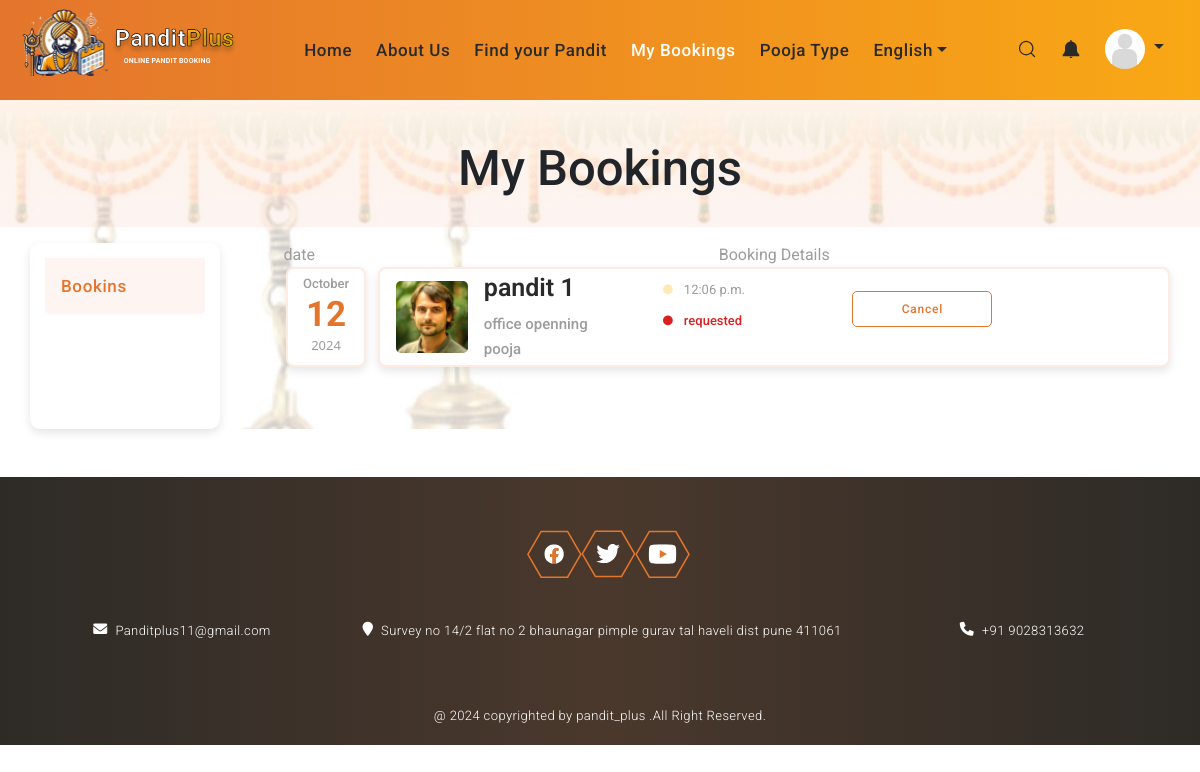
Page /my_bookings (signed in) on the earlier database version.
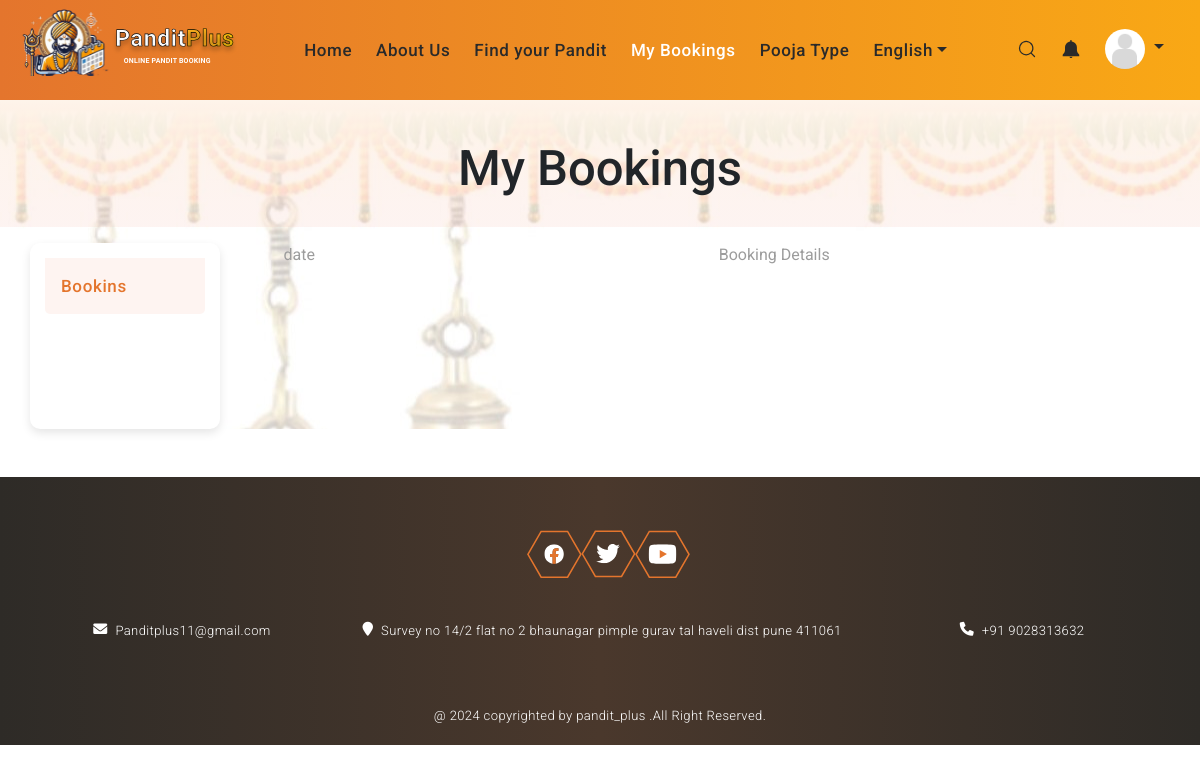
Same page on the later database version.
### pandit/models.py (models this page shows, shortened)
class booking(models.Model):
    name = models.CharField(max_length=255, blank=True, null=True)
    date = models.DateField(auto_now=False, auto_now_add=False, blank=True, null=True)
    time = models.TimeField(auto_now=False, auto_now_add=False, blank=True, null=True)
    location = models.TextField()
    name_of_pooja= models.ForeignKey(pandit_service, on_delete=models.CASCADE, blank=True, null=True)
    yajman_id = models.ForeignKey(User, on_delete=models.CASCADE, related_name='yajman_bookings')
    pandit_id = models.ForeignKey(User, on_delete=models.CASCADE, related_name='pandit_id')
    book_status = [
        ('conformed', 'conformed'),
        ('rejected', 'rejected'),
        ('on_hold', 'on_hold'),
        ('requested', 'requested'),
    ]
    status = models.CharField(choices=book_status, max_length=50)
    conform_date = models.DateField(auto_now=False, auto_now_add=False, blank=True, null=True)
    conform_time = models.TimeField(auto_now=False, auto_now_add=False, blank=True, null=True)
    pay_status = [
        ('received', 'received'),
        ('not_received', 'not_received'),
        ('failed', 'failed'),
    ]
    payment_status = models.CharField(choices=pay_status, max_length=50, default="not_received")

class pandit_profile(models.Model):
    pandit_id = models.OneToOneField(User, on_delete=models.CASCADE)
    phone_regex = RegexValidator(regex=r'^\+?1?\d{9,15}$', message="Phone number must be entered in the format: '+999999999'. Up to 15 digits allowed.")
    mobile = models.CharField(validators=[phone_regex], max_length=17, blank=True)  # Validator ensures format
    alternative_mobile = models.CharField(blank=True,null=True, max_length=255)
    email = models.EmailField(max_length=254)
    name = models.CharField(max_length=255, blank=True,null=True)
    last_name = models.CharField(max_length=255, blank=True,null=True)
    Exp =models.IntegerField()
    education=models.CharField(max_length=255,blank=True,null=True)
    collage=models.CharField(max_length=255,blank=True,null=True)
    address = models.TextField()
    latitude = models.CharField(max_length=50, blank=True , null=True)
    longitude = models.CharField(max_length=50, blank=True , null=True)
    dob = models.DateField(auto_now=False, auto_now_add=False,blank=True, null=True)
    profile_picture = models.ImageField(upload_to='pandit/profile_pic', blank=True, null=True)
    is_approved = models.BooleanField(default=False)
    availability_choices = [
        ('online', 'online'),
        ('busy', 'busy'),
        ('not_said', 'not_said'),
    ]
    availability = models.CharField(choices=availability_choices,default='not_said' ,max_length=50)

class pandit_service(models.Model):
    pandit_id = models.ForeignKey(User, on_delete=models.CASCADE)
    type_of_pooja = models.ForeignKey(services_type, on_delete=models.CASCADE)
    service = models.ForeignKey(services, on_delete=models.CASCADE, null=True, blank=True)
    rate_types = [
        ('perhour', 'perhour'),
        ('package', 'package'),
    ]
    rate_type = models.CharField(choices=rate_types, max_length=50)
    rate = models.IntegerField()

class services(models.Model):
    services_type = models.ForeignKey(services_type, on_delete=models.CASCADE)
    service_name = models.CharField(max_length=255, blank=True,null=True,default="")
    thumbnails = models.ImageField(upload_to="service_type_thumbnails",blank=True,null=True)

### yajman/views.py (the view)
# urls.py: path("my_bookings", views.my_bookings, name="my_bookings"),
@login_required
def my_bookings(request):
    user_bookings = booking.objects.filter(yajman_id=request.user)
    context = {
        'user_bookings': user_bookings,
        'active_page': 'my_bookings'
    }
    return render(request, "yajman/my_bookings.html", context)

### template/yajman/my_bookings.html (shortened to what this page needs)
{% extends "base.html" %}
{% load static %}
{% block link %}
<link rel="stylesheet" href="{% static 'style/pages.css' %}">
<link rel="stylesheet"
    href="https://cdnjs.cloudflare.com/ajax/libs/font-awesome/6.0.0/css/all.min.css"
 />
{% endblock link %}
{% block main %}
<div class="wrappped_body">
    <section class="headding text-center">
        <h1>My Bookings</h1>
    </section>
    <div class="content container-fluid mt-0 mt-md-3">
        <div class="container">
            <div class="row">
                <div class="col-md-2 tabs_container">
                    <ul class="nav nav-tabs" id="myTab" role="tablist">
                        <li class="nav-item">
                            <a class="nav-link active" id="home-tab"
                                data-bs-toggle="tab" href="#home" role="tab"
                                aria-controls="home"
                                aria-selected="true">Bookins</a>
                        </li>
                    </ul>
                </div>
                <div class="col-md-10 mr-0 pr-0">
                    <div class="tab-content " id="myTabContent">
                        <div class="tab-pane fade show active" id="home"
                            role="tabpanel" aria-labelledby="home-tab">
                            <div class="form_container m-0 p-0">
                                <div class="container-fluid  m-0 p-0">
                                    <div class="row card_head_row ">
                                        <div
                                            class="col-2 text-center ">
                                            <span class>date</span>
                                        </div>
                                        <div class="col-10 text-center">
                                            Booking
                                            Details</div>
                                    </div>
                                    {% if user_bookings %}
                                    <div class="row ">
                                        {% for booking in user_bookings %}
                                        <div class="col-2 ">
                                            <div
                                                class="date_div  text-center float-end ">
                                                <p class="month">{{ booking.date|date:"F" }}</p>
                                                <h4 class="date">{{ booking.date|date:"j" }}</h4>
                                                <p class="year">{{ booking.date|date:"Y" }}</p>
                                            </div>
                                        </div>
                                        <div
                                            class="col-10 text-center px-0 mx-0">
                                            <div
                                                class=" bookings_card  d-flex align-items-center">
                                                <div class="container">
                                                    <div class="row">
                                                        <div
                                                            class="col-12 col-md-4">
                                                            <div
                                                                class="row name_img_row mx-0 px-0 text-start">
                                                                <div
                                                                    class="col-4 mx-0 px-1 my-auto">
                                                                    <img
                                                                        src="{% static 'assets/png/pooja_img.png' %}"
                                                                        alt></div>
                                                                <div
                                                                    class="col-8">
                                                                    <h6>{{ booking.pandit_id.pandit_profile.name }}
                                                                        </h6>
                                                                    <span> {{ booking.name_of_pooja.service.service_name }}
                                                                        </span>
                                                                </div>
                                                            </div>
                                                        </div>
                                                        <div
                                                            class="col-12 col-md-3 b_time text-start">
                                                            <p class="time">
                                                                    {{ booking.time }}</p>
                                                            <p
                                                                class="pay_status">
                                                                    {{ booking.get_status_display }}</p>
                                                        </div>
                                                        <div
                                                            class="col-12 col-md-5">
                                                            <div class="row">
                                                                <div class="col-6">
                                                                    <a href="cancel_booking/{{booking.id}}">
                                                                    <span class="btn btn_main_outline">Cancel</span>
                                                                </a>
                                                                </div>
                                                            </div>
                                                        </div>
                                                    </div>
                                                </div>
                                            </div>
                                        </div>
                                        {% endfor %}
                                    </div>
                                    {% endif  %}
                                </div>
                            </div>
                        </div>
                    </div>
                </div>
            </div>
        </div>
    </div>
</div>
<br>
<br>
{% endblock main %}

### template/base.html (shortened to what this page needs)
<!DOCTYPE html>
<html lang="en">
    <head>
        {% load static %}
        <link rel="stylesheet" href="{% static 'style/main.css' %}">
        <link rel="stylesheet" href="{% static 'style/bottom_nav_mob.css' %}">
        <link rel="stylesheet"
            href="{% static 'bootstrap/css/bootstrap.min.css' %}">
        <link rel="stylesheet"
            href="https://cdnjs.cloudflare.com/ajax/libs/font-awesome/6.6.0/css/all.min.css"
 />
        {% block link %}{% endblock link %}
    </head>
    <body class="translate">
        <nav class="navbar navbar-expand-lg  bg-body-tertiary px-2 py-2">
            <div class="container-fluid">
                <div class="d-flex">
                    <a class="navbar-brand" href="/">
                        <img src="{% static 'assets/svg/logo.svg' %}" alt>
                        <span class="pandit">Pandit</span><span
                            class="plus">Plus</span>
                        <p class="tagline">ONLINE PANDIT BOOKING</p>
                    </a>
                </div>
                <div class="collapse navbar-collapse justify-content-center"
                    id="navbarSupportedContent">
                    <ul class="navbar-nav mb-2 mb-lg-0">
                            <li class="nav-item">
                                <a class="nav-link {% if active_page == 'home' %}active{% endif %}" aria-current="page" href="/">Home</a>
                            </li>
                            <li class="nav-item">
                                <a class="nav-link" href="/#about_us">About Us</a>
                            </li>
                            {% if request.user.pandit_profile %}
                            {% else %}
                            <li class="nav-item">
                                <a class="nav-link {% if active_page == 'find_pandit' %}active{% endif %}" href="/find_pandit">Find your Pandit</a>
                            </li>
                            <li class="nav-item">
                                <a class="nav-link {% if active_page == 'my_bookings' %}active{% endif %}" href="/my_bookings">My Bookings</a>
                            </li>
                            {% endif %}
                            <li class="nav-item">
                                <a class="nav-link" href="/#pooja_types">Pooja Type</a>
                            </li>
                        <li class="nav-item dropdown">
                            <a class="nav-link dropdown-toggle" href="#" id="languageDropdown" role="button"
                               data-bs-toggle="dropdown" aria-expanded="false">
                            </a>
                        </li>
                    </ul>
                </div>
                <div class="d-flex item-right">
                    <ul class="navbar-nav mb-2 mb-lg-0">
                        <li class="nav-item">
                            <a class="nav-link active" aria-current="page"
                                href="#">
                            </a>
                        </li>
                        <li class="nav-item">
                            <a class="nav-link active" aria-current="page"
                                href="#">
                            </a>
                        </li>
                        {% if user.is_authenticated %}
                        <li class="nav-item dropdown">
                            <a class="nav-link dropdown-toggle" href="#" id="userDropdown" role="button" data-bs-toggle="dropdown" aria-expanded="false">
                                <img style="border-radius: 50%;" height="40" width="40"
                                    {% if user.yajman_profile.profile_picture %}
                                    src="{{ user.yajman_profile.profile_picture.url }}"
                                    {% else %}
                                    src="{% static 'assets/png/no_dp.png' %}"
                                    {% endif %}
                                    alt>
                            </a>
                            {% else %}
                        </li>
                        {% endif %}
                    </ul>
                </div>
            </div>
        </nav>
            {% block main %}
            {% endblock main %}
            <section class="footer">
                <div class="container">
                    <div class="social_icons text-center">
                        <div class="tree-images">
                            <img src="{% static 'assets/svg/fb_icon.svg' %}"
                                alt="facebook">
                            <img
                                src="{% static 'assets/svg/twitter_icon.svg' %}"
                                alt="Twitter">
                            <img
                                src="{% static 'assets/svg/youtube_icon.svg' %}"
                                alt="Youtube">
                        </div>
                    </div>
                    <div class="contact">
                        <div class="row text-center">
                            <div class="col-md-3"><span
                                    class="fa fa-envelope mx-1 fa-sm"></span> <span
                                    class="value">Panditplus11@gmail.com</span></div>
                            <div class="col-md-6"><span
                                    class="fa fa-map-marker fa-sm mx-1"></span> <span
                                    class="value">Survey no 14/2 flat no 2 bhaunagar pimple gurav tal haveli dist pune 411061</span></div>
                            <div class="col-md-3"><span
                                    class="fa fa-phone fa-sm mx-1"></span> <span
                                    class="value">+91 9028313632</span></div>
                        </div>
                    </div>
                    <div class="copy_right text-center">
                        <span>@ 2024 copyrighted by pandit_plus .All Right
                            Reserved.</span>
                    </div>
                </div>
            </section>
        </body>
    </html>

Differences in the rows shown:
removed booking: date "October", date "12", date "2024", pandit_id.pandit_profile.name "pandit 1", name_of_pooja.service.service_name "office openning pooja", time "12:06 p.m.", status "requested"
